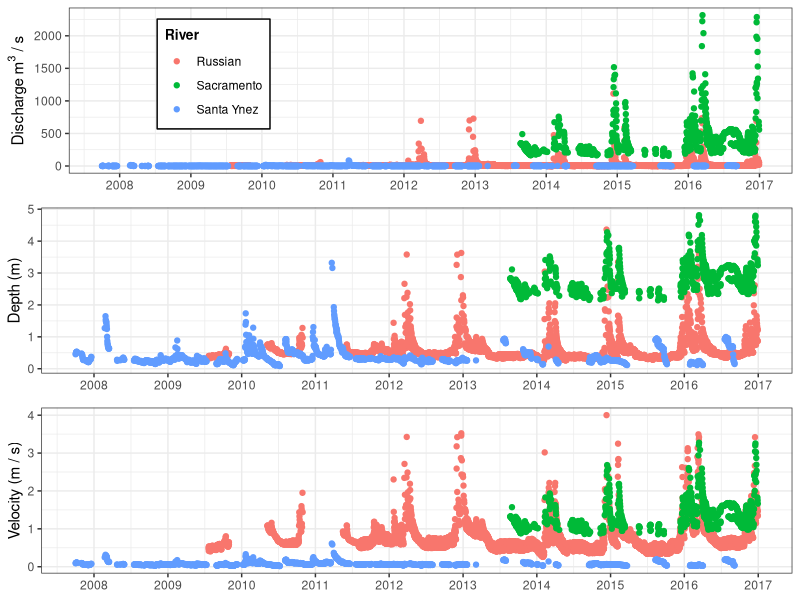
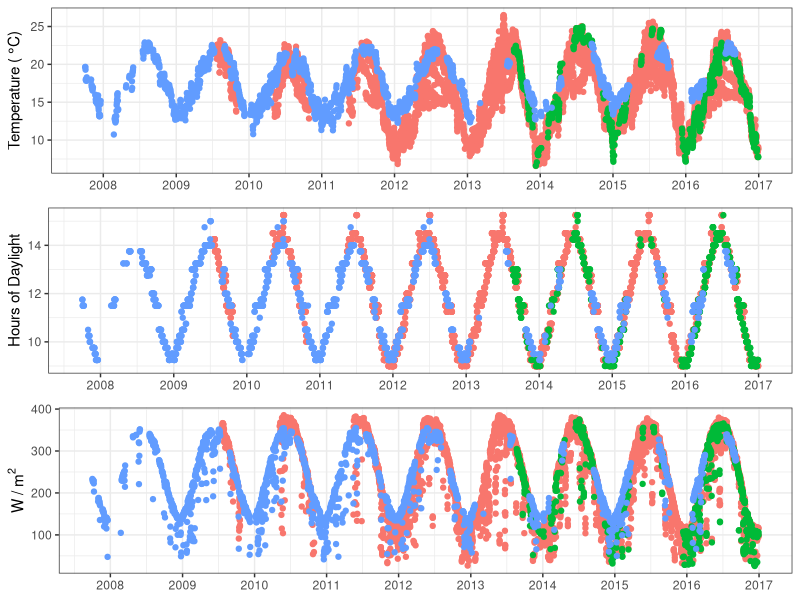
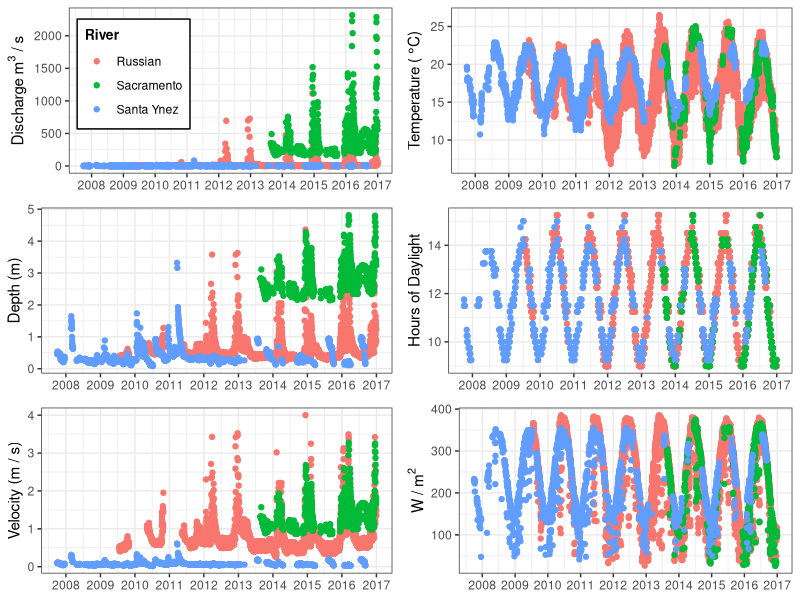

Source code (R) for these figures, in order:
#### NRES 710 Final Project
### Predictor variable comparisons
## 11.7.2022

#### Loading libraries & data ####

# Libraries
library(tidyverse)
library(ggplot2)
library(lme4)
library(lubridate)
library(gridExtra)

# Data
rus_metabolism <- read.csv("russian_metabolism.csv")
sac_metabolism <- read.csv("sacramento_metabolism.csv")
ynez_metabolism <- read.csv("santaynez_metabolism.csv")

# Adding identifier column
rus_metabolism <- rus_metabolism %>% 
  mutate(river = "Russian")
sac_metabolism <- sac_metabolism %>% 
  mutate(river = "Sacramento")
ynez_metabolism <- ynez_metabolism %>% 
  mutate(river = "Santa Ynez")

# Merging dataset into one
all_rivers <- rbind(rus_metabolism, sac_metabolism, ynez_metabolism)
all_rivers$date <- date(all_rivers$date)

#### Creating plots #####

# Velocity
velocity_plot <- ggplot(data = all_rivers, aes(x = date, y = velocity, color = river)) +
  geom_point(show.legend = FALSE) +
  scale_x_date(date_labels = "%Y", date_breaks = "1 year",
               limits = as.Date(c("2007-10-01", "2017-01-01"))) +
  labs(y = "Velocity (m / s)", x = NULL) +
  theme_bw()

# Depth
depth_plot <- ggplot(data = all_rivers, aes(x = date, y = depth, color = river)) +
  geom_point(show.legend = FALSE) +
  scale_x_date(date_labels = "%Y", date_breaks = "1 year",
               limits = as.Date(c("2007-10-01", "2017-01-01"))) +
  labs(y = "Depth (m)", x = NULL) +
  theme_bw()

# Discharge
discharge_plot <- ggplot(data = all_rivers, aes(x = date, y = discharge, color = river)) +
  geom_point(show.legend = TRUE) +
  scale_x_date(date_labels = "%Y", date_breaks = "1 year",
               limits = as.Date(c("2007-10-01", "2017-01-01"))) +
  labs(color = "River", y = expression(paste("Discharge m"^"3"*" / s")), x = NULL) +
  theme_bw()

# adding legend to free space in this plot
discharge_plot <- discharge_plot + theme(legend.position = c(0.2, 0.6),
                       legend.title = element_text(size=10, face="bold"),
                       legend.background = element_rect(size=0.5, linetype="solid", color = "black"))

# Water Temperature
temperature_plot <- ggplot(data = all_rivers, aes(x = date, y = temp.water, color = river)) +
  geom_point(show.legend = FALSE) +
  scale_x_date(date_labels = "%Y", date_breaks = "1 year",
               limits = as.Date(c("2007-10-01", "2017-01-01"))) +
  labs(y = expression("Temperature ("*~degree*C*")"), x = NULL, color = "River") +
  theme_bw()

# Day Length
day_plot <- ggplot(data = all_rivers, aes(x = date, y = day.length, color = river)) +
  geom_point(show.legend = FALSE) +
  scale_x_date(date_labels = "%Y", date_breaks = "1 year",
               limits = as.Date(c("2007-10-01", "2017-01-01"))) +
  labs(y = "Hours of Daylight", x = NULL) +
  theme_bw()

# Solar Radiation
solar_plot <- ggplot(data = all_rivers, aes(x = date, y = shortwave, color = river)) +
  geom_point(show.legend = FALSE) +
  scale_x_date(date_labels = "%Y", date_breaks = "1 year",
               limits = as.Date(c("2007-10-01", "2017-01-01"))) +
  labs(y = expression(paste("W / m"^"2")), x = NULL) +
  theme_bw()

combined_discharge <- grid.arrange(discharge_plot, depth_plot, velocity_plot, nrow = 3)
combined_temperature <- grid.arrange(temperature_plot, day_plot, solar_plot, nrow = 3)
combined <- grid.arrange(combined_discharge, combined_temperature, ncol = 2)
